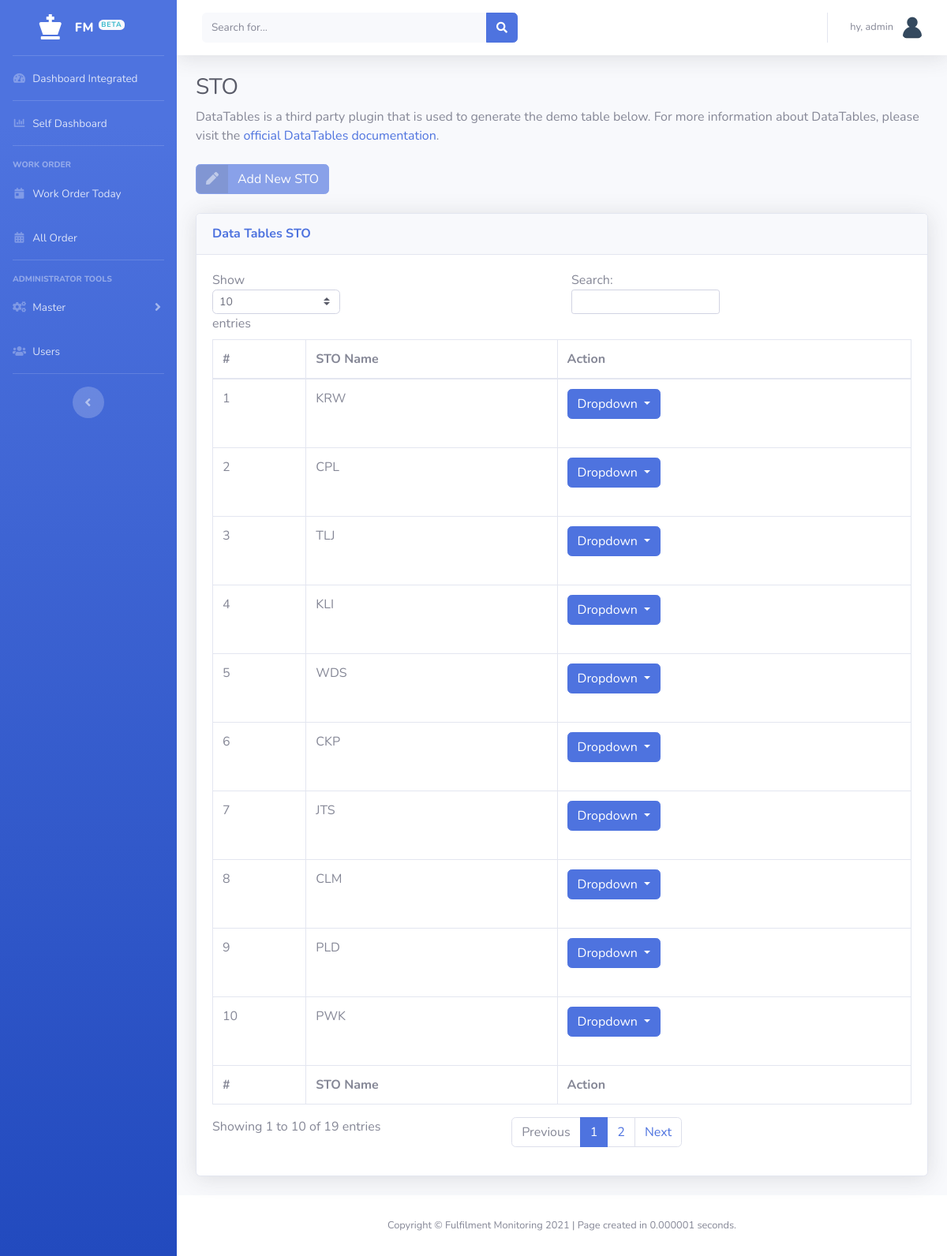
The page /leader/m-sto.php (signed in) on the database its author committed.
### tables this page shows
CREATE TABLE `m_sto` (
  `id_sto` int(11) NOT NULL,
  `sto_name` varchar(256) NOT NULL
);

### leader/m-sto.php (the view, shortened to what this page needs)
<!DOCTYPE html>
<html lang="en">
<?php
include '../template/head.php';
?>
<body id="page-top">
  <div id="wrapper">
    <?php
    include 'menu.php';
    ?>
    <div id="content-wrapper" class="d-flex flex-column">
      <div id="content">
        <?php
        include 'top_bar.php';
        ?>
        <div class="container-fluid">
          <h1 class="h3 mb-2 text-gray-800">STO</h1>
          <p class="mb-4">DataTables is a third party plugin that is used to generate the demo table below. For more information about DataTables, please visit the <a target="_blank" href="https://datatables.net">official DataTables documentation</a>.</p>
          <a href="#" class="btn btn-primary btn-icon-split disabled">
            <span class="icon text-white-50">
              <i class="fas fa-pen"></i>
            </span>
            <span class="text">Add New STO</span>
          </a>
          <div class="card shadow mb-4">
            <div class="card-header py-3">
              <h6 class="m-0 font-weight-bold text-primary">Data Tables STO</h6>
            </div>
            <div class="card-body">
              <div class="table-responsive">
                <table class="table table-bordered" id="dataTable" width="100%" cellspacing="0">
                  <thead>
                    <tr>
                      <th>#</th>
                      <th>STO Name</th>
                      <th>Action</th>
                    </tr>
                  </thead>
                  <tfoot>
                    <tr>
                      <th>#</th>
                      <th>STO Name</th>
                      <th>Action</th>
                    </tr>
                  </tfoot>
                  <tbody>
                    <?php
                    include "../koneksi.php";
                    $no = 1;
                    $data = mysqli_query($koneksi,"select * from m_sto");
                    while($d = mysqli_fetch_array($data)){
                    ?>
                    <tr>
                      <td><?php echo $no++; ?></td>
                      <td><?php echo $d['sto_name']; ?></td>
                      <td>
                        <div class="dropdown mb-4">
                          <button class="btn btn-primary dropdown-toggle" type="button" id="dropdownMenuButton" data-toggle="dropdown" aria-haspopup="true" aria-expanded="false">
                            Dropdown
                          </button>
                        </div>
                      </td>
                    </tr>
                    <?php } ?>
                  </tbody>
                </table>
              </div>
            </div>
          </div>
        </div>
      </div>
      <?php
      include '../template/footer.php';
      ?>
    </div>
  </div>
</body>
</html>

### rows shown on the page
m_sto: sto_name "KRW"
m_sto: sto_name "CPL"
m_sto: sto_name "TLJ"
m_sto: sto_name "KLI"
m_sto: sto_name "WDS"
m_sto: sto_name "CKP"
m_sto: sto_name "JTS"
m_sto: sto_name "CLM"
m_sto: sto_name "PLD"
m_sto: sto_name "PWK"

### other values the page prints
$_SESSION['username'] "admin"
$d "2021"
